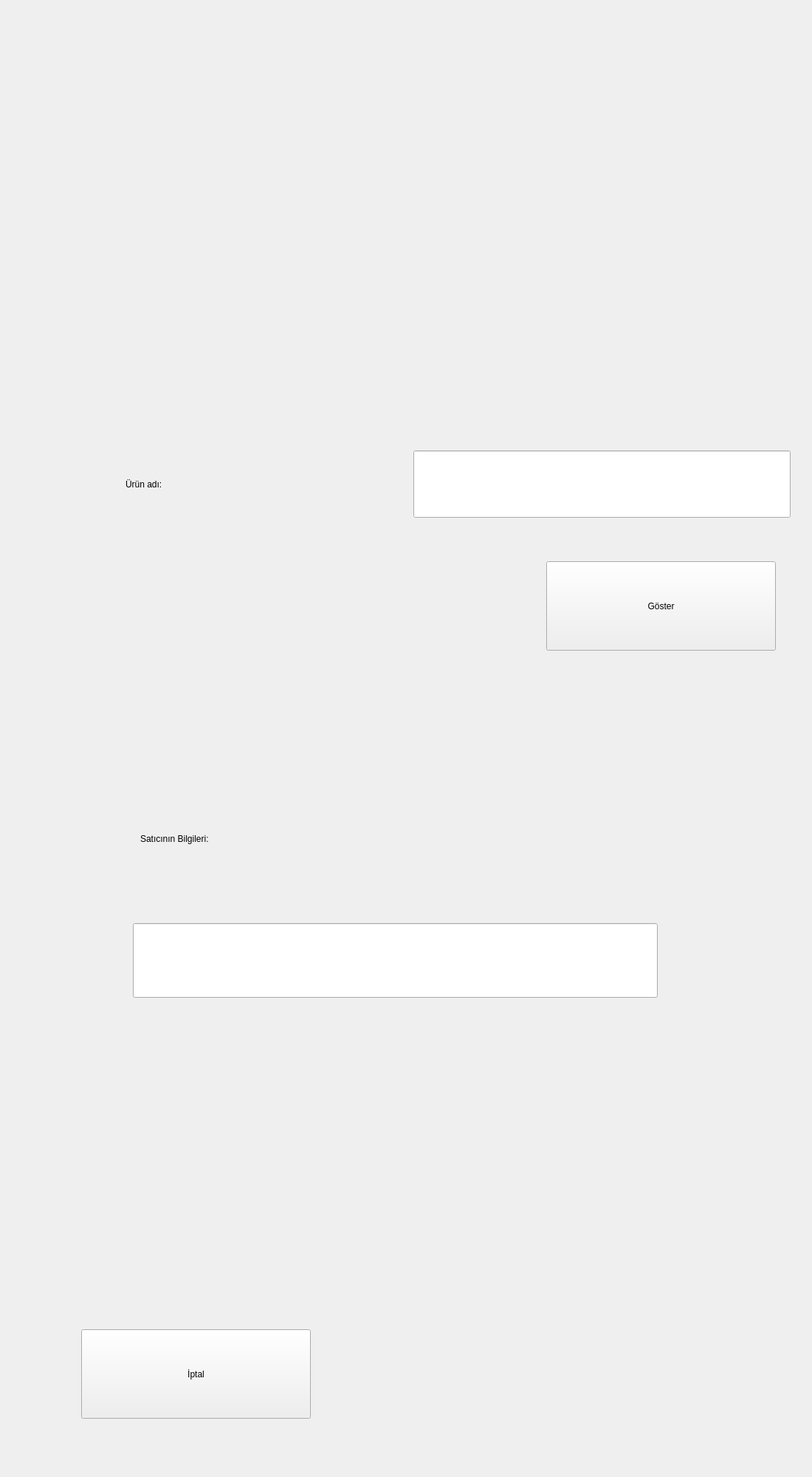
<?xml version="1.0" encoding="UTF-8"?>
<ui version="4.0">
 <class>iletisimEkrani</class>
 <widget class="QWidget" name="iletisimEkrani">
  <property name="geometry">
   <rect>
    <x>0</x>
    <y>0</y>
    <width>1100</width>
    <height>2000</height>
   </rect>
  </property>
  <property name="windowTitle">
   <string>Form</string>
  </property>
  <widget class="QPushButton" name="pushButton_3">
   <property name="geometry">
    <rect>
     <x>740</x>
     <y>760</y>
     <width>311</width>
     <height>121</height>
    </rect>
   </property>
   <property name="styleSheet">
    <string notr="true">font: 75 30pt &quot;MS Shell Dlg 2&quot;;</string>
   </property>
   <property name="text">
    <string>Göster</string>
   </property>
  </widget>
  <widget class="QLabel" name="label_5">
   <property name="geometry">
    <rect>
     <x>170</x>
     <y>620</y>
     <width>271</width>
     <height>71</height>
    </rect>
   </property>
   <property name="styleSheet">
    <string notr="true">font: 75 25pt &quot;MS Shell Dlg 2&quot;;</string>
   </property>
   <property name="text">
    <string>Ürün adı:</string>
   </property>
  </widget>
  <widget class="QPushButton" name="pushButton_2">
   <property name="geometry">
    <rect>
     <x>110</x>
     <y>1800</y>
     <width>311</width>
     <height>121</height>
    </rect>
   </property>
   <property name="styleSheet">
    <string notr="true">font: 75 30pt &quot;MS Shell Dlg 2&quot;;</string>
   </property>
   <property name="text">
    <string>İptal</string>
   </property>
  </widget>
  <widget class="QLineEdit" name="lineEdit_5">
   <property name="geometry">
    <rect>
     <x>560</x>
     <y>610</y>
     <width>511</width>
     <height>91</height>
    </rect>
   </property>
   <property name="styleSheet">
    <string notr="true">font: 25pt &quot;MS Shell Dlg 2&quot;;</string>
   </property>
  </widget>
  <widget class="QLineEdit" name="lineEdit_4">
   <property name="geometry">
    <rect>
     <x>180</x>
     <y>1250</y>
     <width>711</width>
     <height>101</height>
    </rect>
   </property>
   <property name="styleSheet">
    <string notr="true">font: 75 30pt &quot;MS Shell Dlg 2&quot;;</string>
   </property>
  </widget>
  <widget class="QLabel" name="label">
   <property name="geometry">
    <rect>
     <x>190</x>
     <y>1100</y>
     <width>491</width>
     <height>71</height>
    </rect>
   </property>
   <property name="styleSheet">
    <string notr="true">font: 75 25pt &quot;MS Shell Dlg 2&quot;;</string>
   </property>
   <property name="text">
    <string>Satıcının Bilgileri:</string>
   </property>
  </widget>
 </widget>
 <resources/>
 <connections/>
</ui>
